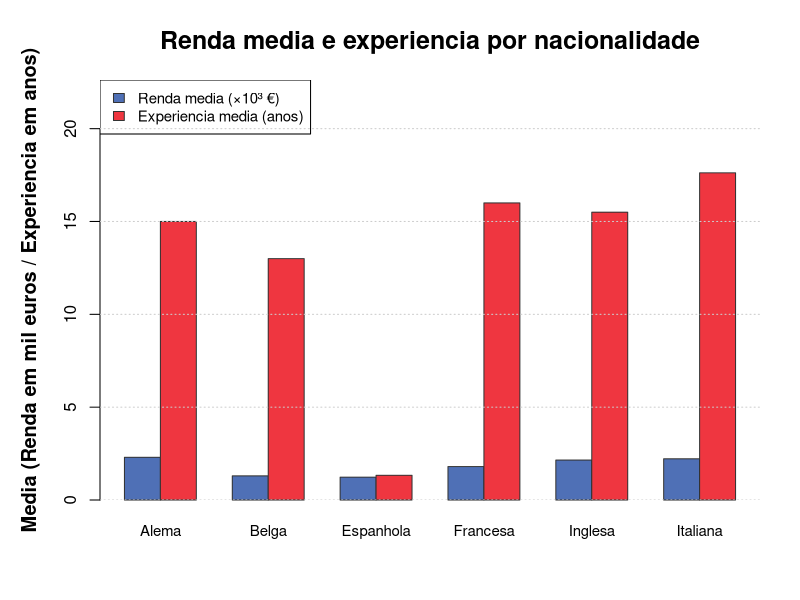

R code for this plot:
# Limpeza do ambiente
rm(list = ls())
graphics.off()

# Conjunto de dados (Tabela 2)
dados <- data.frame(
  Idade = c(28,34,46,26,37,29,51,31,39,43,58,44,25,23,52,42,48,33,38,46),
  Nacionalidade = c("Italiana","Inglesa","Belga","Espanhola","Italiana","Espanhola",
                    "Francesa","Belga","Italiana","Italiana","Italiana","Inglesa",
                    "Francesa","Espanhola","Italiana","Alema","Francesa","Italiana",
                    "Alema","Italiana"),
  Renda = c(2.3,1.6,1.2,0.9,2.1,1.6,1.8,1.4,1.2,2.8,3.4,2.7,1.6,1.2,1.1,2.5,
            2.0,1.7,2.1,3.2),
  Experiencia = c(2,8,21,1,15,3,28,5,13,20,32,23,1,0,29,18,19,7,12,23)
)

# Calculo das medias por nacionalidade
agrupamento <- aggregate(
  cbind(Renda, Experiencia) ~ Nacionalidade,
  data = dados,
  FUN = mean
)

# Arredondamento dos resultados
agrupamento$Renda <- round(agrupamento$Renda, 2)
agrupamento$Experiencia <- round(agrupamento$Experiencia, 2)
print(agrupamento)

# Identificacao das maiores medias
maior_renda <- agrupamento$Nacionalidade[which.max(agrupamento$Renda)]
maior_exp <- agrupamento$Nacionalidade[which.max(agrupamento$Experiencia)]

cat("Maior renda media:", maior_renda, "\n")
cat("Maior experiencia media:", maior_exp, "\n")


# Configuracoes visuais
par(
  mar = c(5, 5, 4, 2),
  font.lab = 2, cex.lab = 1.2,
  font.main = 2, cex.main = 1.5
)

# Dados para o grafico
bar_data <- t(as.matrix(agrupamento[, c("Renda", "Experiencia")]))
colnames(bar_data) <- agrupamento$Nacionalidade

# Grafico de barras duplo
barplot(
  bar_data,
  beside = TRUE,
  col = c("#4f70b6", "#ef3640"),
  border = "gray20",
  ylim = c(0, max(bar_data) + 5),
  ylab = "Media (Renda em mil euros / Experiencia em anos)",
  main = "Renda media e experiencia por nacionalidade",
  cex.names = 0.9
)

legend(
  "topleft",
  legend = c("Renda media (×10³ €)", "Experiencia media (anos)"),
  fill = c("#4f70b6", "#ef3640"),
  border = "gray20",
  cex = 0.9
)

grid(nx = NA, ny = NULL, col = "gray80", lty = "dotted")